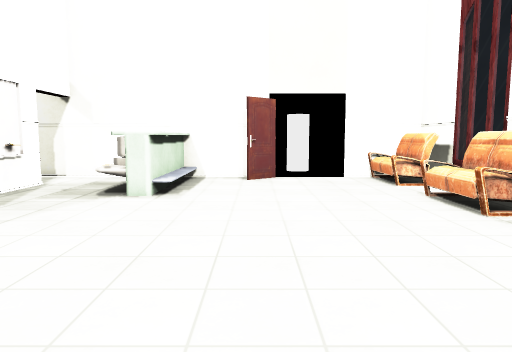
view 1 (above)

19 first-person views from a walk through a scene from a Unity 3-D project. The camera is 1.5 m above the floor, tilts 6° down and sees 70° across. Doors are open. The floor is counted in squares, 1 m on a side. Each view is taken from the middle of a square. On the plan, view 1 faces up. The plan holds only what a view shows up to about 16 squares ahead; the rest is blank. The place goes on beyond the plan. The player character is not drawn. Some surface patterns are stand-ins.

view 2
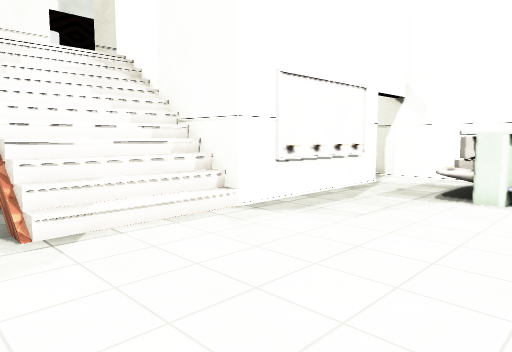

view 3
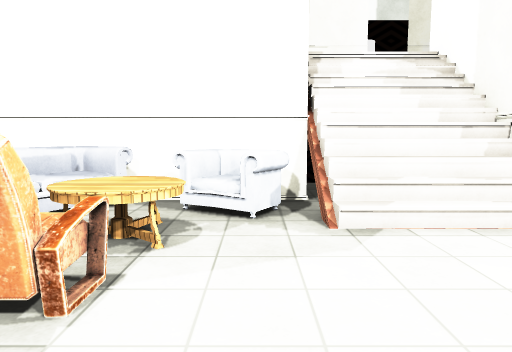

view 4
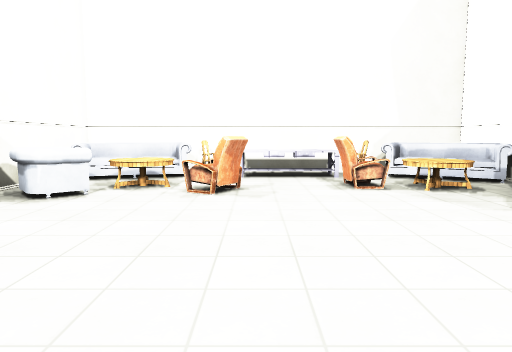

view 5
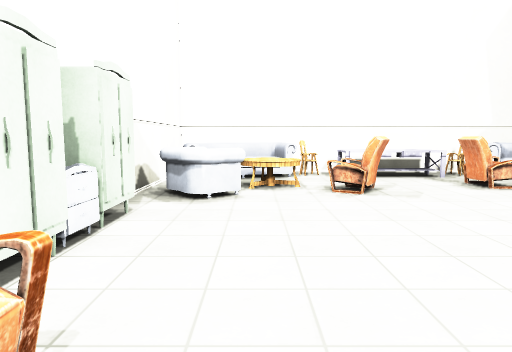

view 6
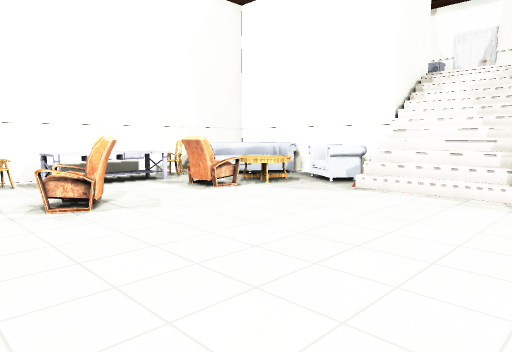

view 7
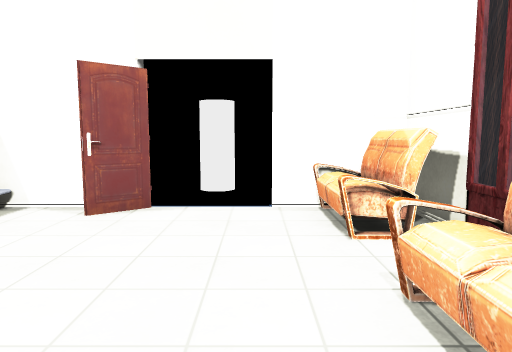

view 8
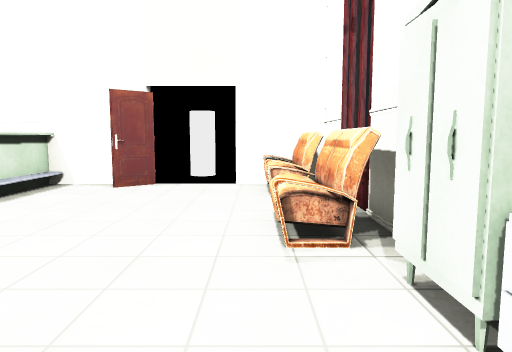

view 9
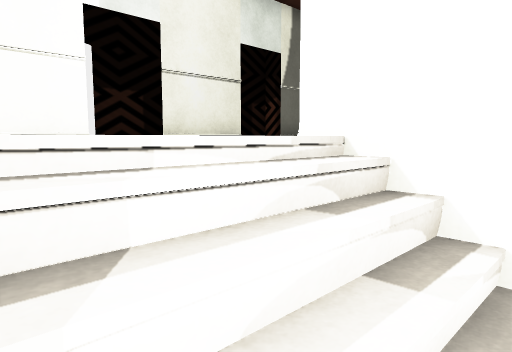

view 10
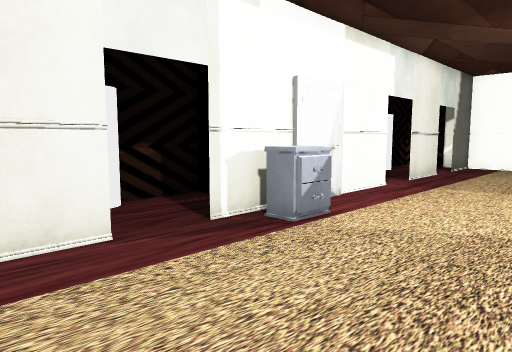

view 11
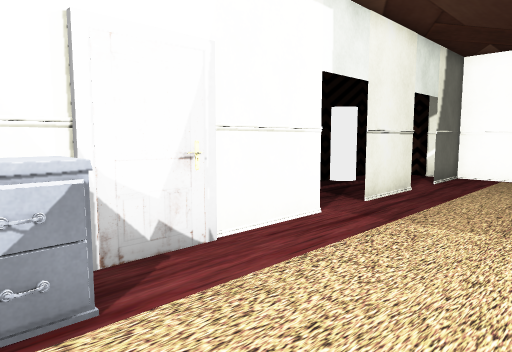

view 12
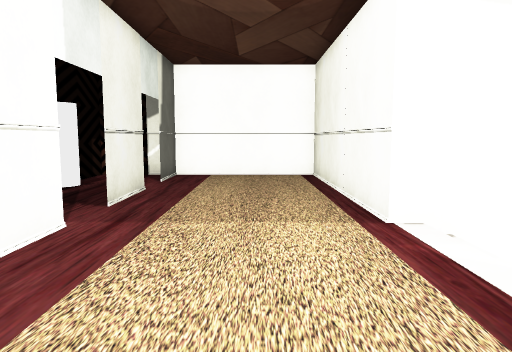

view 13
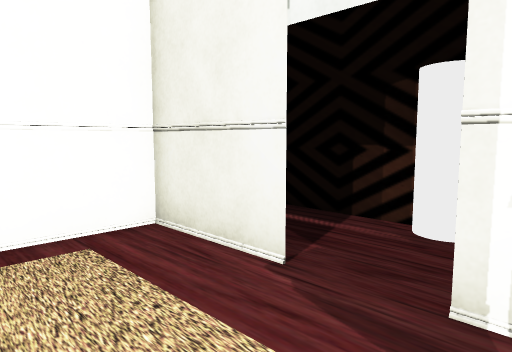

view 14
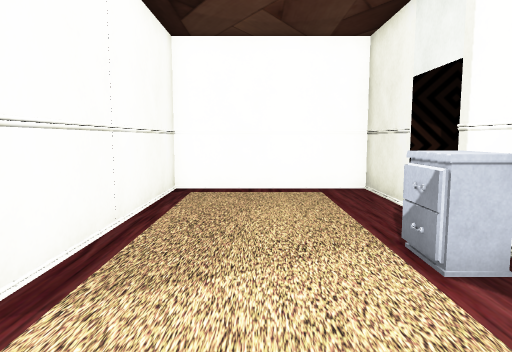

view 15
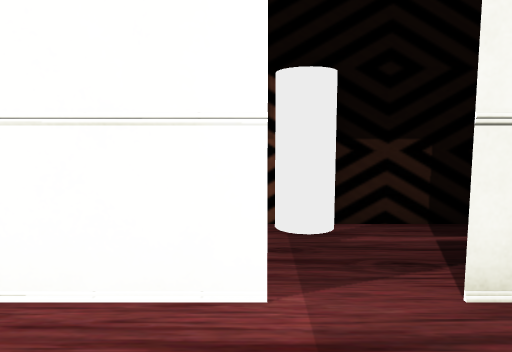

view 16
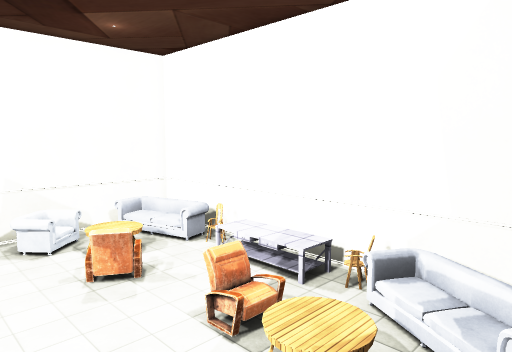

view 17
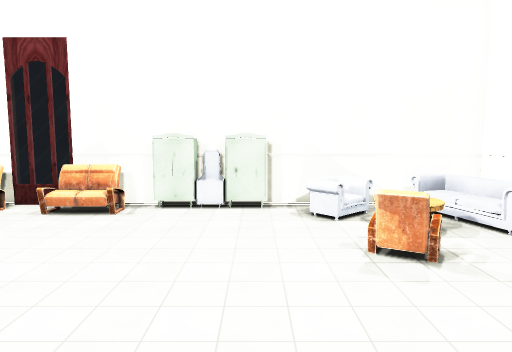

view 18
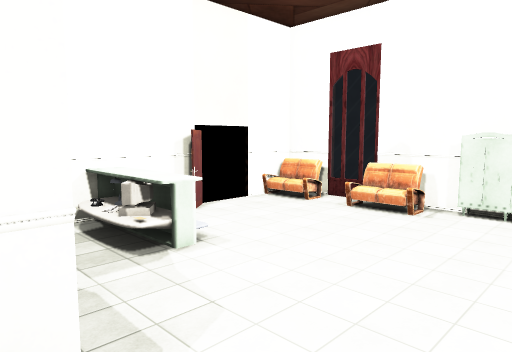

view 19
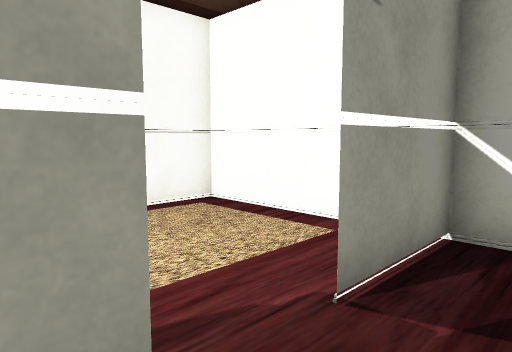

### Floor plan
Key: @ floor where view 1 was taken; # wall or solid block; . main floor; : floor 4 m higher than the main floor; / step, stairs or slope; D open door; = window, fence, low wall or low ledge; ^ raised ledge; v drop or lower ground; O other object.
Columns run from 21 left of view 1 to 7 right of it. Each row starts with its distance up from view 1.
 17                       #O
 16                        O
 15                         #
 14 #########    #D#######DDD###
 13 #::#::::#    .D..OO..#..DOO#
 12 DDDDD:::#     D..OO......OO##
 11 ODDDD:::#     #..OO.......O#=
 10 OD DD:::#      ..OO........=
  9 DDDDD:::#      ...O......OO#
  8 DDDD::::#      ..........OO#
  7 DDDDD:::#      ..........OO#
  6 ODDDD:::##   ##............#
  5 DDDDD::::#####=...........O#
  4    DD:::://////............O
  3    #::::://////............#
  2    #::::://////...........O#
  1    #:::::###vO/............#
  0 #  ^^::::###OO.......@...OO#
 -1 #::#^::::###OOOO....OOO.OOO#
 -2 DDDDD::::###O.OOOO...O.OOOO#
 -3 ODDDD::::###OOOOOO.....OO..#
 -4 DDDDD::::###OOO..........OO#
 -5 DDDDD::::###OOOO.OOOOOOOOOO#
 -6 # :#:::::###  OOOOOOOOOOOO #
 -7 ############################

Where each view was taken, in squares from view 1:
view 1: 0 up, 0 right, facing up
view 2: 0 up, 1 left, facing up-left
view 3: 0 up, 1 left, facing left
view 4: 9 up, 1 left, facing down
view 5: 9 up, 3 right, facing down
view 6: 7 up, 3 right, facing down-left
view 7: 6 up, 3 right, facing up
view 8: 2 up, 4 right, facing up
view 9: 2 up, 10 left, facing up-left
view 10: 6 down, 13 left, facing up-left
view 11: 1 down, 14 left, facing up-left
view 12: 1 down, 15 left, facing up
view 13: 1 down, 15 left, facing down-left
view 14: 4 up, 15 left, facing down
view 15: 5 up, 15 left, facing left
view 16: 3 up, 10 left, facing down-right
view 17: 2 up, 8 left, facing right
view 18: 2 up, 8 left, facing up-right
view 19: 1 down, 20 left, facing down-right
